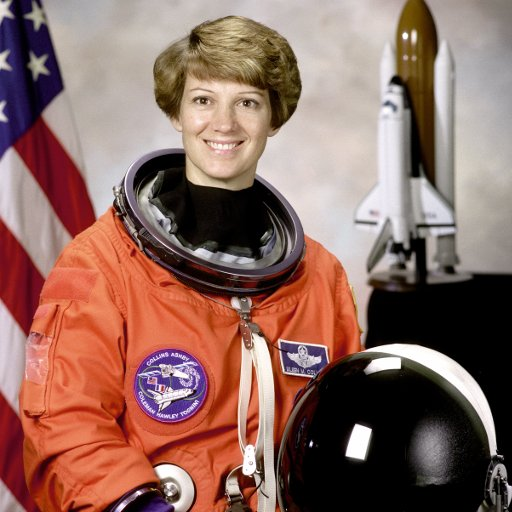
#> input picture tests/fixture_astronaut.jpg, 512 x 512 px
$ python -i portrait_blur.py   (imports and definitions only)
#> lines starting #> are read from the running program, lines starting #| are printed output that depends on the picture; after the words box and inside, x2 and y2 are one past the last pixel; in counts of white or black regions, pixels touching at a corner belong together
"""Portrait blur-fill display copy: reference implementation + mock renderer (MF #86).

make_display_copy_blurfill() is the Pillow reference Kit can port into imaging.py.
Everything is in 1000x600 canvas pixels (the real display copy). Mocks are made
at 1000x600 and scaled to 800x480 (what the screen does), so mock == pipeline.
"""
from PIL import Image, ImageDraw, ImageFilter, ImageFont, ImageOps, ImageChops

CANVAS = (1000, 600)
R = CANVAS[0] / CANVAS[1]          # 5/3
ASPECT_BLURFILL_BELOW = 1.30       # a < 1.30 -> blur-fill; a >= 1.30 -> face-aware cover (as today)
BG_SCALE = 4                       # blur at 1/4 size (250x150), then upscale: cheap on the Pi

OPTIONS = {
    #        trim: max sharp height / canvas height; radius at 1000x600; dim = black fraction
    "A1": dict(trim=1.00, radius=15, dim=0.00, name="A1  whole photo, light blur"),
    "A2": dict(trim=1.00, radius=40, dim=0.35, name="A2  whole photo, strong blur + dim"),
    "B1": dict(trim=1.15, radius=15, dim=0.00, name="B1  slight trim, light blur"),
    "B2": dict(trim=1.15, radius=40, dim=0.35, name="B2  slight trim, strong blur + dim"),
}
SHADOW = dict(radius=12, alpha=0.35)   # soft edge on the sharp photo (decision 4)
MAX_SHARP_W = 0.80                     # sharp photo never wider than 80% of canvas (bars >= 10%/side)


def cover(im, size=CANVAS, focus_y=0.5):
    """Today's behaviour: scale to cover, crop. focus_y = vertical window position (0..1)."""
    cw, ch = size
    s = max(cw / im.width, ch / im.height)
    w, h = round(im.width * s), round(im.height * s)
    r = im.resize((w, h), Image.LANCZOS)
    x = (w - cw) // 2
    y = round((h - ch) * focus_y)
    return r.crop((x, y, x + cw, y + ch))


def make_display_copy_blurfill(src, trim=1.0, radius=15, dim=0.0, shadow=SHADOW,
                               focus_y=0.5, force=False, canvas=CANVAS):
    """src: upright RGB stored copy (any size). Returns (1000x600 RGB image, info dict)."""
    cw, ch = canvas
    a = src.width / src.height
    if a >= ASPECT_BLURFILL_BELOW and not force:
        return cover(src, canvas, focus_y), dict(mode="cover", coverage=1.0, kept=None)

    # 1. background: cover-sized window of the photo, blurred at 1/4 scale, upscaled
    bw, bh = cw // BG_SCALE, ch // BG_SCALE
    small = cover(src, (bw, bh), focus_y)
    small = small.filter(ImageFilter.GaussianBlur(radius / BG_SCALE))
    bg = small.resize(canvas, Image.BILINEAR)
    if dim:
        bg = Image.blend(bg, Image.new("RGB", canvas, (0, 0, 0)), dim)

    # 2. sharp photo: fit inside, optionally enlarged (trim) but never wider than MAX_SHARP_W
    k = max(1.0, min(trim, MAX_SHARP_W * cw / (a * ch)))   # sharp height / canvas height
    fh = round(ch * k)
    fw = round(fh * a)
    fg = src.resize((fw, fh), Image.LANCZOS)
    top = round((fh - ch) * focus_y) if fh > ch else 0   # trimmed rows are cut from top/bottom
    if fh > ch:
        fg = fg.crop((0, top, fw, top + ch))
    fh_vis = fg.height
    x0, y0 = (cw - fw) // 2, (ch - fh_vis) // 2

    # 3. soft edge: blurred rectangle shadow, then paste the sharp photo
    if shadow:
        m = Image.new("L", canvas, 0)
        ImageDraw.Draw(m).rectangle((x0, y0, x0 + fw - 1, y0 + fh_vis - 1), fill=int(255 * shadow["alpha"]))
        m = m.filter(ImageFilter.GaussianBlur(shadow["radius"]))
        bg = Image.composite(Image.new("RGB", canvas, (0, 0, 0)), bg, m)
    bg.paste(fg, (x0, y0))
    kept = (fh_vis / fh)            # fraction of the photo's height still visible
    return bg, dict(mode="blurfill", coverage=(fw * fh_vis) / (cw * ch), kept=kept,
                    sharp_w=fw, sharp_h=fh_vis, bar=(cw - fw) / 2 / cw, k=k)


def to_screen(im):
    """What the 800x480 screen does with the 1000x600 copy."""
    return im.resize((800, 480), Image.LANCZOS)


def prep_stored(im, max_w=1500, max_h=2000):
    """Simulate the #85 stored copy: upright, no EXIF, <=1500 wide / <=2000 tall."""
    im = ImageOps.exif_transpose(im).convert("RGB")
    s = min(1.0, max_w / im.width, max_h / im.height)
    return im.resize((round(im.width * s), round(im.height * s)), Image.LANCZOS) if s < 1 else im


def crop_aspect(im, a, cx=0.5, cy=0.5):
    """Crop to aspect ratio a (w/h), window centred at (cx, cy) fractions."""
    if im.width / im.height > a:
        w, h = round(im.height * a), im.height
    else:
        w, h = im.width, round(im.width / a)
    x = round((im.width - w) * cx)
    y = round((im.height - h) * cy)
    return im.crop((x, y, x + w, y + h))


def font(size, bold=False):
    base = "/usr/share/fonts/truetype/sand-box/google/Atkinson Hyperlegible/AtkinsonHyperlegible-"
    try:
        return ImageFont.truetype(base + ("Bold" if bold else "Regular") + ".ttf", size)
    except OSError:
        return ImageFont.truetype("/usr/share/fonts/truetype/dejavu/DejaVuSans" + ("-Bold" if bold else "") + ".ttf", size)

>>> from PIL import Image
>>> picture = Image.open('../../../../tests/fixture_astronaut.jpg')
#> picture is the input picture: PIL image 512x512 RGB; mean R, G, B 141.6, 105.8, 96.5
>>> result = make_display_copy_blurfill(picture)
#> in cover, `r = im.resize((w, h), Image.LANCZOS)`:
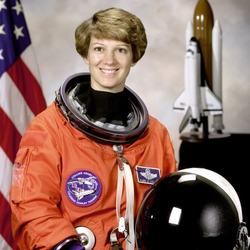
#> r: PIL image 250x250 RGB; mean R, G, B 141.5, 105.8, 96.5
#> in cover, `return r.crop((x, y, x + cw, y + ch))`:
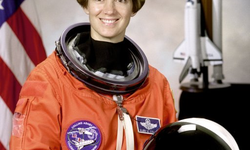
#> returned value: PIL image 250x150 RGB; mean R, G, B 147.3, 108.5, 99.8
#> in make_display_copy_blurfill, `small = small.filter(ImageFilter.GaussianBlur(radius / BG_SCALE))`:
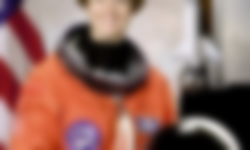
#> small: PIL image 250x150 RGB; mean R, G, B 147.2, 108.4, 99.8
#> in make_display_copy_blurfill, `m = Image.new("L", canvas, 0)`: m: PIL image 1000x600 L; every value is 0
#> in make_display_copy_blurfill, `ImageDraw.Draw(m).rectangle((x0, y0, x0 + fw - 1, y0 + fh_vis - 1), fi..`:
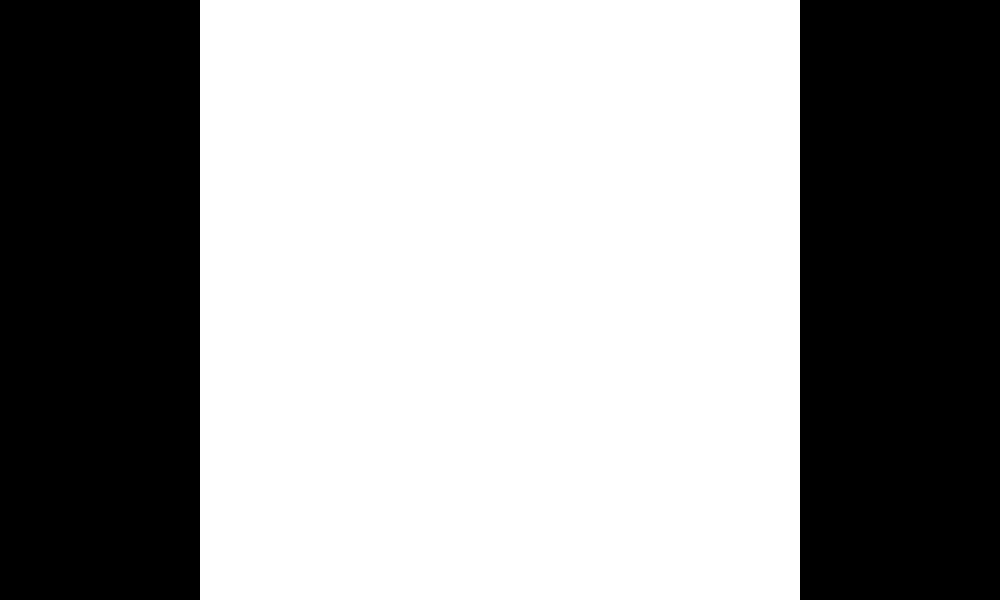
#> m: PIL image 1000x600 L; values 0 (black) and 89 (white), 60% white; 2 black regions, box (x1, y1, x2, y2) and area: (0, 0, 200, 600) 120000, (800, 0, 1000, 600) 120000
#> in make_display_copy_blurfill, `m = m.filter(ImageFilter.GaussianBlur(shadow["radius"]))`:
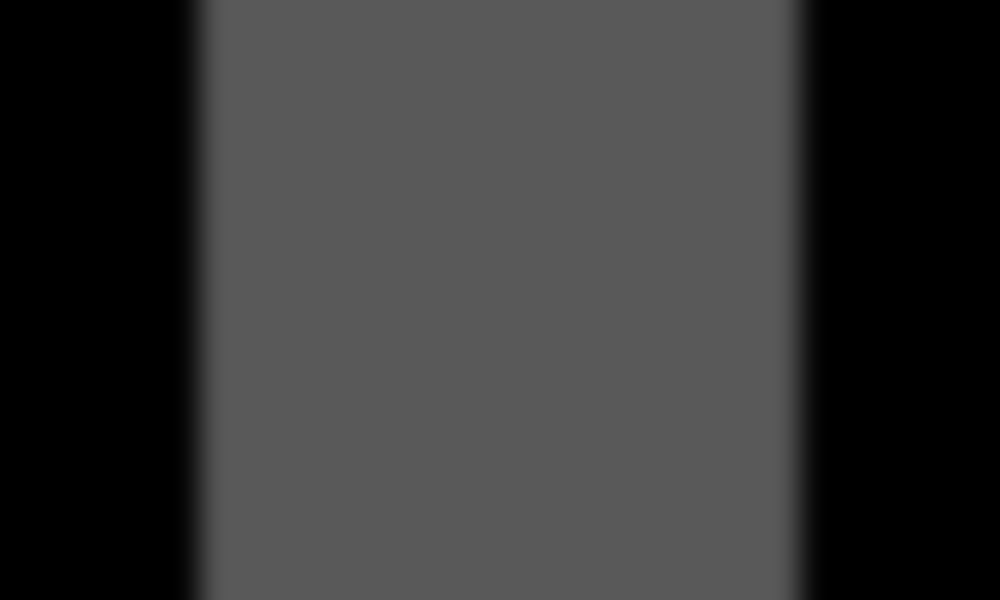
#> m: PIL image 1000x600 L; min 0, max 89, mean 53.4
#> in make_display_copy_blurfill, `bg = Image.composite(Image.new("RGB", canvas, (0, 0, 0)), bg, m)`:
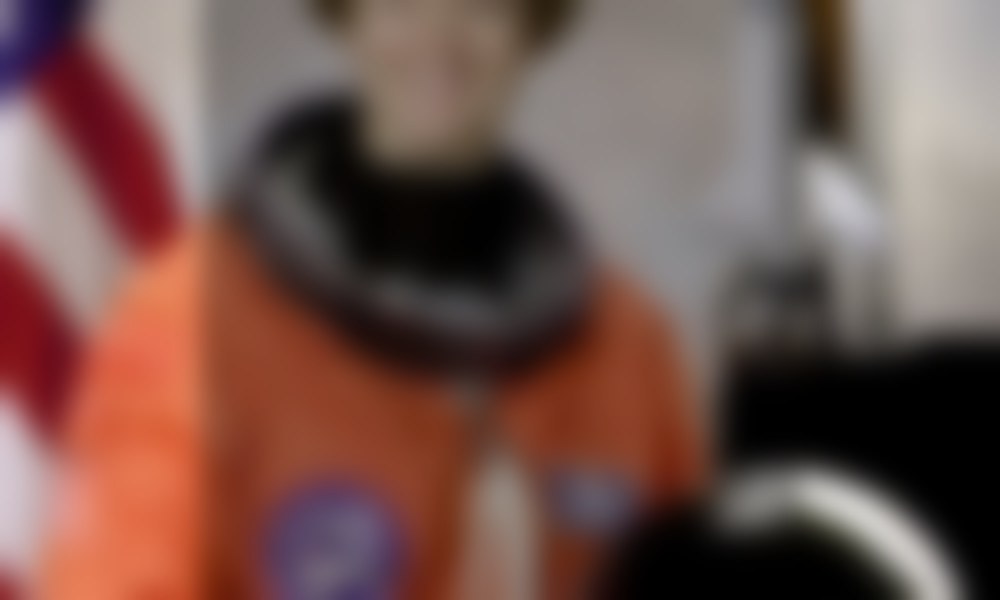
#> bg: PIL image 1000x600 RGB; mean R, G, B 115.3, 84.8, 78.3
#> in make_display_copy_blurfill, `bg.paste(fg, (x0, y0))`:
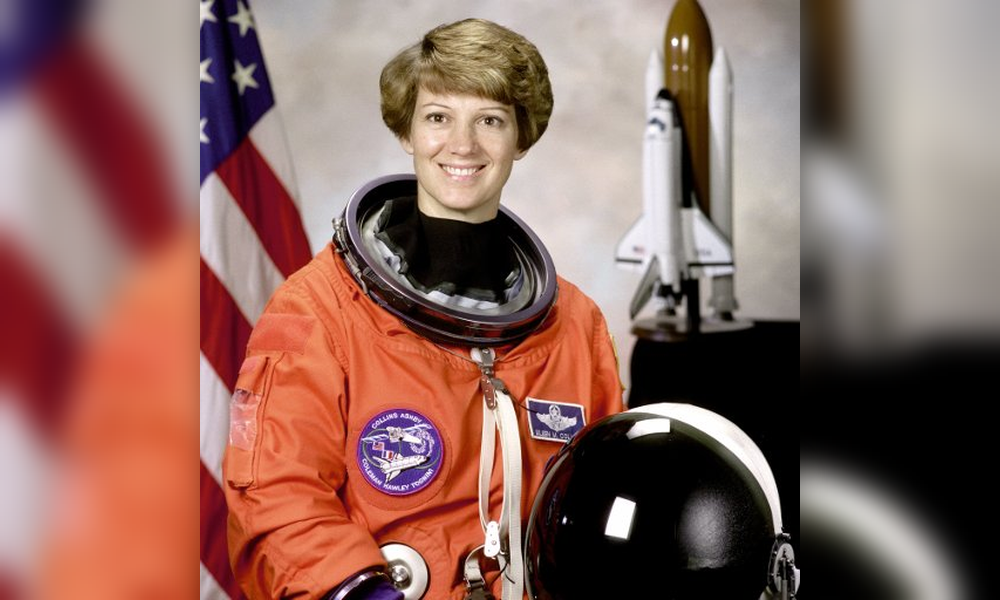
#> bg: PIL image 1000x600 RGB; mean R, G, B 140, 103.6, 95.6
